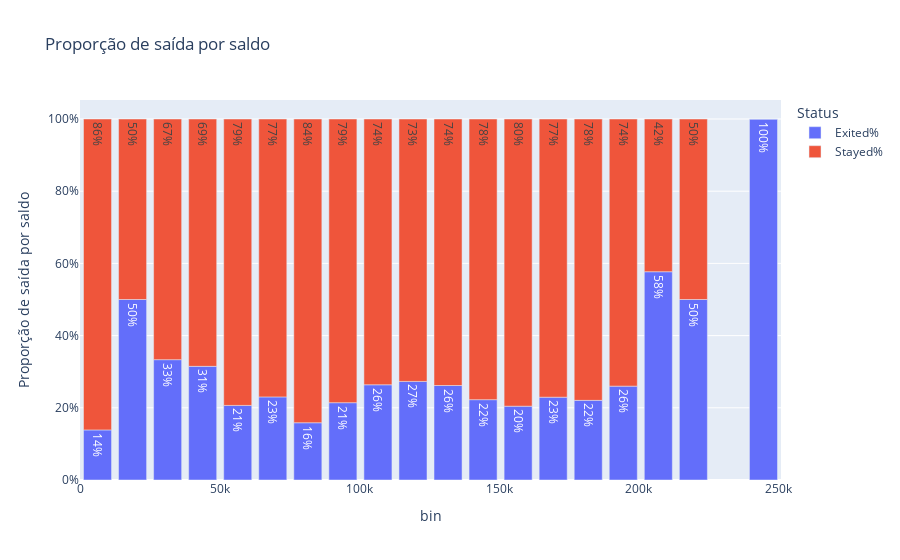

Notebook source saved alongside this figure:
### Markdown cell above
O tempo de conta tem um p-valor baixo, o que nos leva a rejeitar a hipótese de coeficiente nulo para esse fator.  Mas no teste que fizemos, o impacto foi pequeno, da ordem de $10^{-3}$. Isso parece evidência de que esse coeficiente pode ser dispensado.

Por ora, vamos tomar nota deste comportamento para posteriormente fazer uma comparação do impacto de todos os fatores.

## Saldo

O saldo ("Balance") é um fator que, intuitivamente, afetaria o comportamento bastante. Vamos ver como a proporção de saída se comporta com esse dado. Como há muitos valores, vamos fazer um gráfico com binning:

### Code cell
balance_counting = count_exited(X_raw, Y, 'Balance')
binned_balance_counting = binned_counting(balance_counting, 'Balance', num_bins=20)
plot_counting('Proporção de saída por saldo', binned_balance_counting)

### Figure 1 — Plotly figure (JSON) as saved in the notebook; plotly's stock layout.template omitted (floating-point values rounded to 4 significant figures)
{"data": [{"hovertemplate": "Status=Exited%<br>bin=%{x}<br>Proportion=%{y}<br>text=%{text}<extra></extra>", "legendgroup": "Exited%", "marker": {"color": "#636efa", "pattern": {"shape": ""}}, "name": "Exited%", "orientation": "v", "showlegend": true, "text": ["14%", "50%", "33%", "31%", "21%", "23%", "16%", "21%", "26%", "27%", "26%", "22%", "20%", "23%", "22%", "26%", "58%", "50%", "100%"], "textposition": "auto", "type": "bar", "x": [6272.0, 18820.0, 31360.0, 43910.0, 56450.0, 69000.0, 81540.0, 94090.0, 106600.0, 119200.0, 131700.0, 144300.0, 156800.0, 169400.0, 181900.0, 194400.0, 207000.0, 219500.0, 244600.0], "xaxis": "x", "y": [0.1387, 0.5, 0.3333, 0.3148, 0.2066, 0.2301, 0.1586, 0.2142, 0.2638, 0.2731, 0.2617, 0.2225, 0.2044, 0.2294, 0.2206, 0.26, 0.5769, 0.5, 1.0], "yaxis": "y"}, {"hovertemplate": "Status=Stayed%<br>bin=%{x}<br>Proportion=%{y}<br>text=%{text}<extra></extra>", "legendgroup": "Stayed%", "marker": {"color": "#EF553B", "pattern": {"shape": ""}}, "name": "Stayed%", "orientation": "v", "showlegend": true, "text": ["86%", "50%", "67%", "69%", "79%", "77%", "84%", "79%", "74%", "73%", "74%", "78%", "80%", "77%", "78%", "74%", "42%", "50%", "0%"], "textposition": "auto", "type": "bar", "x": [6272.0, 18820.0, 31360.0, 43910.0, 56450.0, 69000.0, 81540.0, 94090.0, 106600.0, 119200.0, 131700.0, 144300.0, 156800.0, 169400.0, 181900.0, 194400.0, 207000.0, 219500.0, 244600.0], "xaxis": "x", "y": [0.8613, 0.5, 0.6667, 0.6852, 0.7934, 0.7699, 0.8414, 0.7858, 0.7362, 0.7269, 0.7383, 0.7775, 0.7956, 0.7706, 0.7794, 0.74, 0.4231, 0.5, 0.0], "yaxis": "y"}], "layout": {"autosize": true, "barmode": "relative", "hovermode": "x unified", "legend": {"title": {"text": "Status"}, "tracegroupgap": 0}, "title": {"text": "Proporção de saída por saldo"}, "xaxis": {"anchor": "y", "autorange": true, "domain": [0, 1], "range": [-0.0005, 250900.0], "title": {"text": "bin"}, "type": "linear"}, "yaxis": {"anchor": "x", "autorange": true, "domain": [0, 1], "range": [0, 1.053], "tickformat": ".0%", "title": {"text": "Proporção de saída por saldo"}, "type": "linear"}}}
